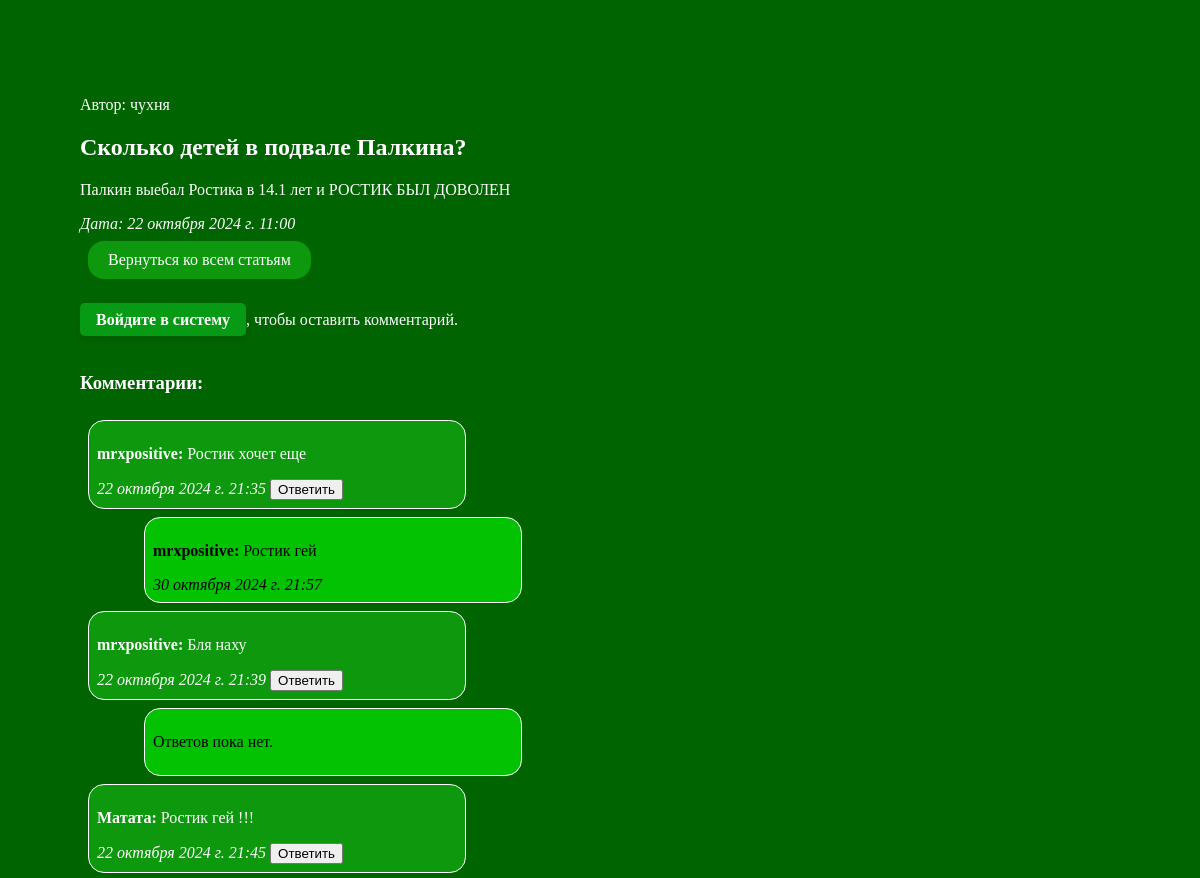
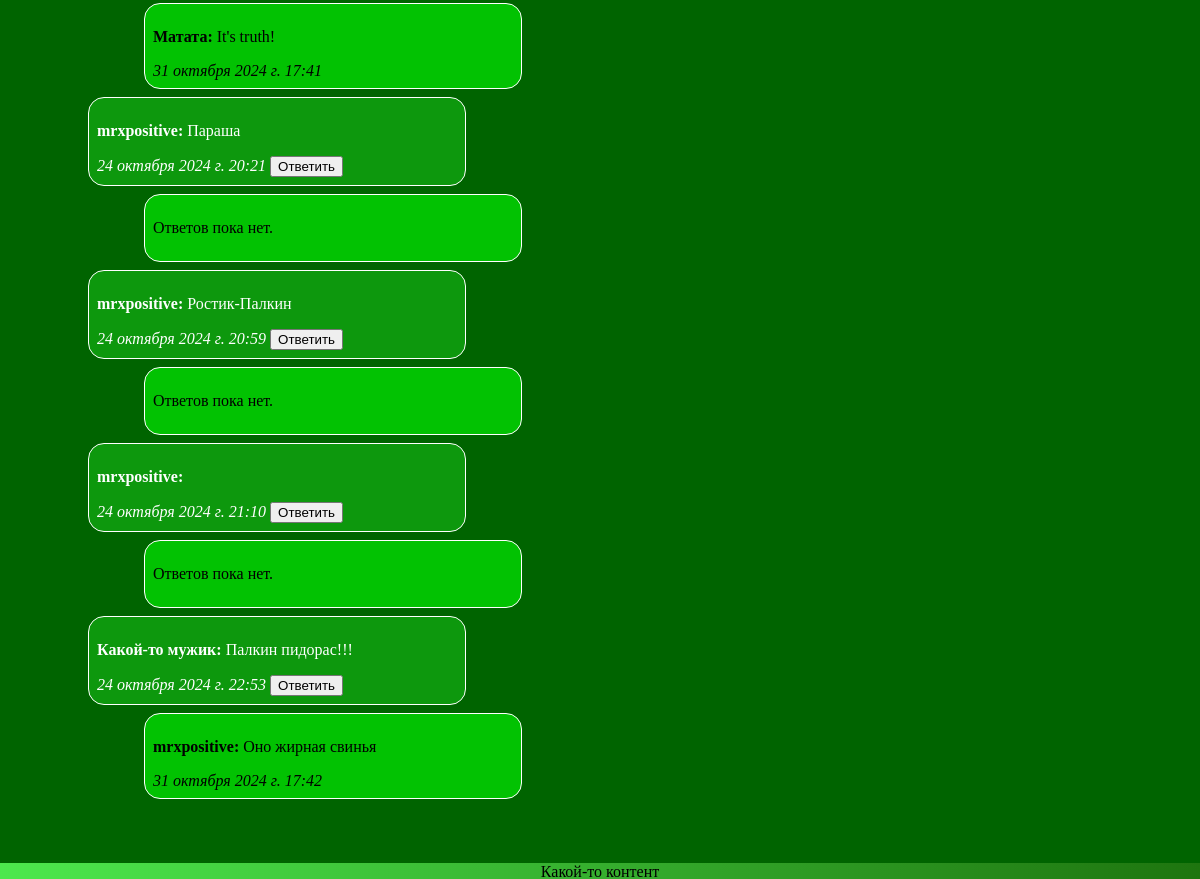
Page /topics/11/ on the committed database (2 pictures, top to bottom).
### myApp/models.py (models this page shows, shortened)
class User(AbstractUser):
    bio = models.CharField(blank=True, max_length=299)

class Topic(models.Model):
    author = models.ForeignKey(User, on_delete=models.SET_NULL, verbose_name="Автор темы", null=True)
    title = models.CharField(max_length=50, verbose_name="Тема")
    description = models.TextField(blank=True, verbose_name="Описание")
    created_at = models.DateTimeField(auto_now_add=True, verbose_name="Дата создания")

class Message(models.Model):
    author = models.ForeignKey(User, on_delete=models.SET_NULL, verbose_name="Автор сообщения", null=True)
    topic = models.ForeignKey(Topic, on_delete=models.CASCADE, verbose_name="Тема")
    content = models.TextField(verbose_name="Контент коммента")
    created_at = models.DateTimeField(auto_now_add=True, verbose_name="Дата создания")

class ReplyMessage(models.Model):
    author = models.ForeignKey(User, on_delete=models.SET_NULL, verbose_name="Автор ответа", null=True)
    message = models.ForeignKey(Message, on_delete=models.CASCADE, verbose_name="Сообщение")
    content = models.TextField(verbose_name="Контент ответа на коммент")
    created_at = models.DateTimeField(auto_now_add=True, verbose_name="Дата создания")

### myApp/views.py (the view)
# urls.py: path('topics/<int:topic_id>/', topic_content, name='topic_content'),
def topic_content(request, topic_id):
    topic = Topic.objects.get(id=topic_id)
    comments = Message.objects.filter(topic=topic)
    data = {
        'author': topic.author.username,
        'title': topic.title,
        'description': topic.description,
        'date': topic.created_at,
        'comments': comments,
        'topic_id': topic_id,
        'comment_date': datetime.datetime.now(),
    }
    return render(request, 'topic_content.html', context=data)

### myApp/templates/topic_content.html (shortened to what this page needs)
{% extends 'base.html' %}
{% load static %}
{% block content %}
    <div class="topic_field">
        <div class="topic_author">
            <p>Автор: {{ author }}</p>
        </div>
        <div class="topic_content">
            <h2>{{ title }}</h2>
            <div class="topic_description">
                <p>{{ description }}</p>
            </div>
        </div>
        <em>Дата: {{ date }}</em>
        <br>
        <a class="back_to_topics" href="{% url 'topics' %}">Вернуться ко всем статьям</a>
    </div>
    {% if request.user.is_authenticated %}
        <div class="leave_comment">
            <div class="leave_comment_header">
                <h3>Оставить комментарий:</h3>
            </div>
            <div class="leave_comment_form">
                {% if errors %}
                    <ul>
                        {% for error in errors.values %}
                            <li>{{ error }}</li>
                        {% endfor %}
                    </ul>
                {% endif %}
                <form method="post" action="{% url 'add_comment' topic_id %}">
                    {% csrf_token %}
                    <div class="leave_comment_form_content">
                        <div class="leave_comment_label">
                            <label for="comment">Комментарий: </label>
                        </div>
                        <textarea name="comment" id="comment" rows="4" cols="35"
                                  placeholder="Введите комментарий" required></textarea>
                        <br>
                    </div>
                    <div class="comment_btn__">
                        <button type="submit">Отправить</button>
                    </div>
                </form>
            </div>
        </div>
    {% else %}
        <p class="login_prompt"><a href="{% url 'login' %}">Войдите в систему</a>, чтобы оставить комментарий.</p>
    {% endif %}
    <h3 style="color: white">Комментарии:</h3>
    <div class="comments">
        {% for comment in comments %}
            <div class="comment_view">
                <p><strong>{{ comment.author.username }}:</strong> {{ comment.content }}</p>
                <em>{{ comment.created_at }}</em>
                <button onclick="toggleReplyForm({{ comment.id }})">Ответить</button>
            </div>
            <div class="replies">
                {% for reply in comment.replymessage_set.all %}
                    <p><strong>{{ reply.author.username}}:</strong> {{ reply.content }}</p>
                    <em>{{ reply.created_at }}</em>
                {% empty %}
                    <p>Ответов пока нет.</p>
                {% endfor %}
            </div>
        {% endfor %}
    </div>
{% endblock %}

### myApp/static/styles/styles.css (style rules this page uses)
.base_body { display: flex; flex-direction: column; background: darkgreen; margin: 5rem; }
.topic_field { color: white; }
.back_to_topics { display: inline-block; border-radius: 1rem; background: #0d980d; color: white; text-align: center; padding: 10px 20px; border: none; margin: 0.5rem; text-decoration: none; cursor: pointer; }
.comment_view { border: white solid 0.1rem; margin: 0.5rem; padding: 0.5rem; width: 30vw; border-radius: 1rem; background: #0d980d; color: white; }
.login_prompt { font-size: 1rem; color: white; margin: 1.5rem 0; }
.login_prompt a { color: white; font-weight: bold; text-decoration: none; padding: 8px 16px; background-color: #079b15; border-radius: 5px; transition: all 0.3s; box-shadow: 0 4px 6px rgba(0, 0, 0, 0.1); }
.replies { background: #02c202; padding: 0.5rem; border-radius: 1rem; width: 30vw; margin-left: 4rem; border: solid white 1px; }

### rows in the picture
User: username "чухня"
Topic: title "Сколько детей в подвале Палкина?", description "Палкин выебал Ростика в 14.1 лет и РОСТИК БЫЛ ДОВОЛЕН", created_at "22 октября 2024 г. 11:00"
Message: author.username "mrxpositive", content "Ростик хочет еще", created_at "22 октября 2024 г. 21:35"
ReplyMessage: author.username "mrxpositive", content "Ростик гей", created_at "30 октября 2024 г. 21:57"
Message: author.username "mrxpositive", content "Бля наху", created_at "22 октября 2024 г. 21:39"
Message: author.username "Матата", content "Ростик гей !!!", created_at "22 октября 2024 г. 21:45"
ReplyMessage: author.username "Матата", content "It's truth!", created_at "31 октября 2024 г. 17:41"
Message: author.username "mrxpositive", content "Параша", created_at "24 октября 2024 г. 20:21"
Message: author.username "mrxpositive", content "Ростик-Палкин", created_at "24 октября 2024 г. 20:59"
Message: author.username "mrxpositive", created_at "24 октября 2024 г. 21:10"
Message: author.username "Какой-то мужик", content "Палкин пидорас!!!", created_at "24 октября 2024 г. 22:53"
ReplyMessage: author.username "mrxpositive", content "Оно жирная свинья", created_at "31 октября 2024 г. 17:42"
